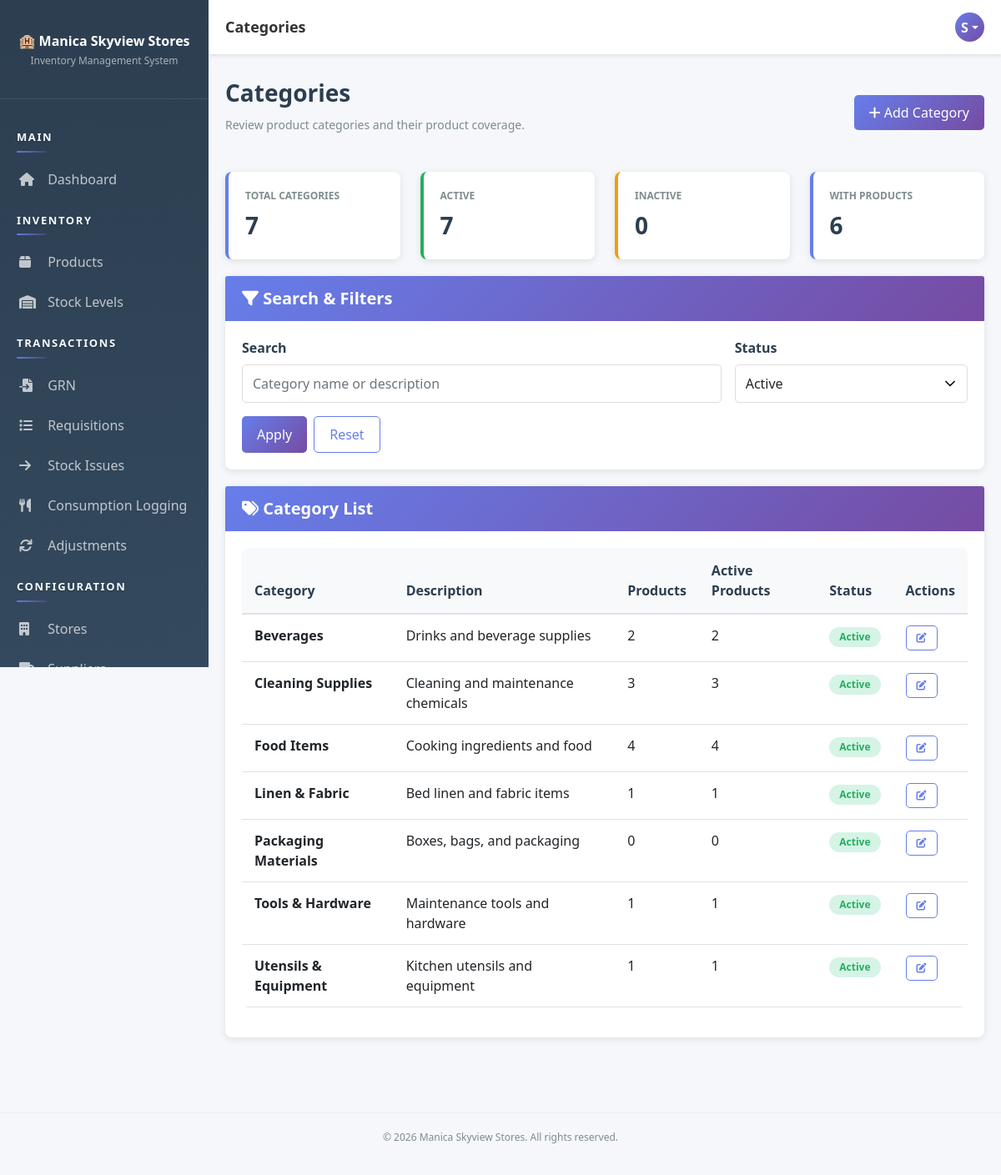
Before: /pages/categories/index.php (signed in) with the older database file.
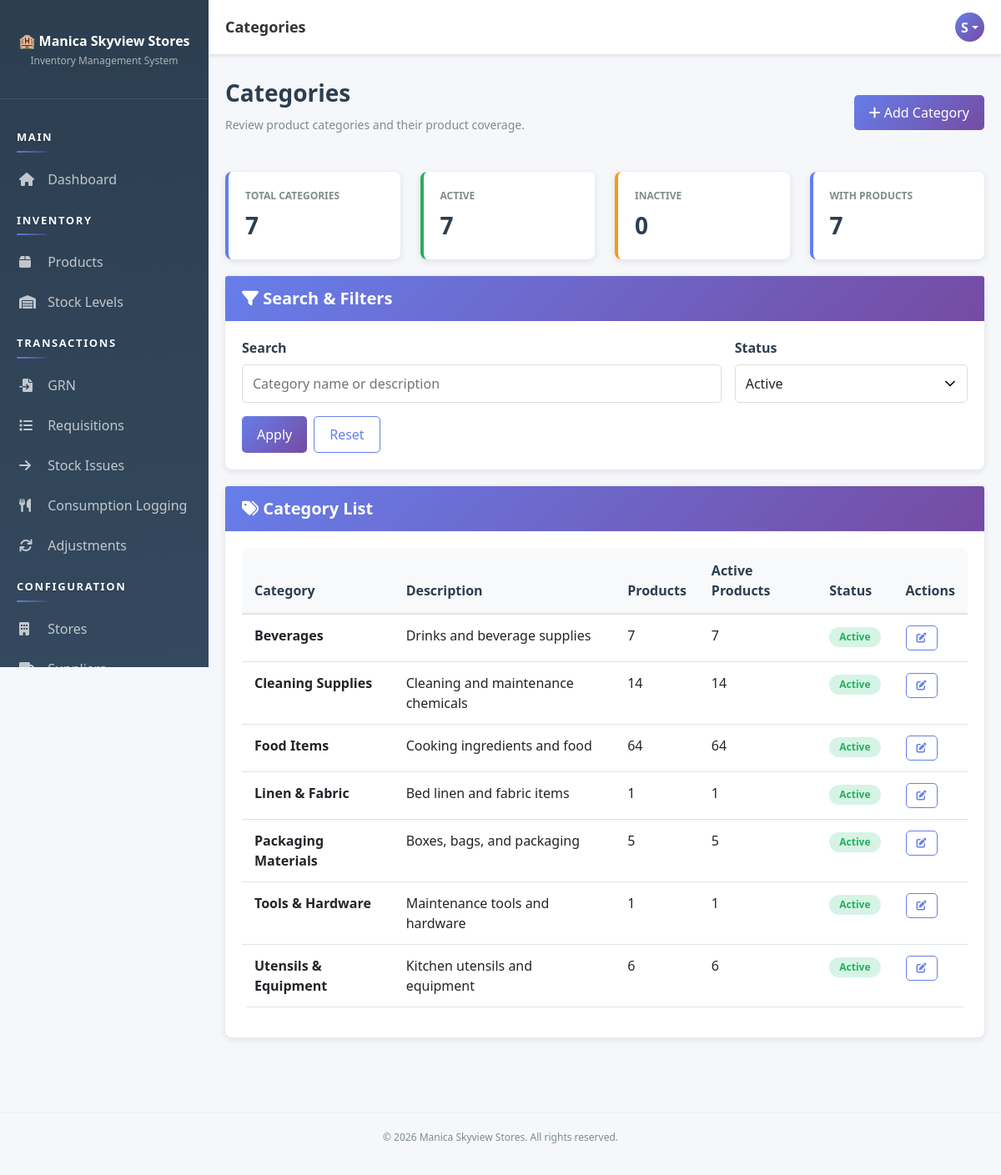
After: the same page with the newer database file.
### tables this page shows
CREATE TABLE `categories` (
  `category_id` int(11) NOT NULL AUTO_INCREMENT,
  `category_name` varchar(100) NOT NULL,
  `description` text DEFAULT NULL,
  `status` enum('active','inactive') DEFAULT 'active',
  `created_at` timestamp NOT NULL DEFAULT current_timestamp(),
  PRIMARY KEY (`category_id`)
);

### app/bootstrap.php (called while the page is built, shortened)
<?php
function autoload($class) {
    $paths = [
        __DIR__ . '/helpers/' . $class . '.php',
        __DIR__ . '/models/' . $class . '.php',
        __DIR__ . '/controllers/' . $class . '.php'
    ];
    foreach ($paths as $path) {
        if (file_exists($path)) {
            return;
        }
    }
}
function isAuthenticated() {
    $auth = new Auth();
    return $auth->isLoggedIn() && $auth->checkSessionTimeout();
}
function getCurrentUser() {
    if (isAuthenticated()) {
        $db = Database::getInstance()->getConnection();
        $userId = $_SESSION['user_id'];
        $sql = "SELECT u.*, r.role_name FROM users u
                JOIN roles r ON u.role_id = r.role_id
                WHERE u.user_id = ?";
        $stmt = $db->prepare($sql);
        $stmt->bind_param('i', $userId);
        $stmt->execute();
        return $stmt->get_result()->fetch_assoc();
    }
    return null;
}
function getDefaultRolePermissions() {
    return [
        'Admin' => ['*'],
        'Storekeeper' => [
            'dashboard.view', 'products.*', 'stores.view', 'stores.create', 'stores.edit', 'departments.view', 'departments.create', 'departments.edit', 'categories.view', 'categories.create', 'categories.edit', 'suppliers.*', 'stock.view',
            'grn.*', 'requisition.view', 'requisition.create',
            'stock-issues.*', 'adjustments.view', 'adjustments.create', 'reports.view'
        ],
        'Manager' => [
            'dashboard.view', 'stores.view', 'stores.create', 'stores.edit', 'departments.view', 'departments.create', 'departments.edit', 'categories.view', 'categories.create', 'categories.edit', 'stock.view', 'grn.view', 'grn.verify',
            'requisition.view', 'requisition.approve', 'requisition.reject',
            'stock-issues.view', 'stock-issues.create', 'adjustments.view', 'adjustments.create', 'adjustments.approve', 'reports.view', 'audit.view', 'settings.view'
        ],
        'Accounts' => ['dashboard.view', 'stores.view', 'departments.view', 'categories.view', 'stock.view', 'adjustments.view', 'reports.view'],
        'Kitchen' => ['dashboard.view', 'stock.view', 'requisition.view', 'requisition.create'],
        'Bar' => ['dashboard.view', 'stock.view', 'requisition.view', 'requisition.create'],
        'Housekeeping' => ['dashboard.view', 'stock.view', 'requisition.view', 'requisition.create'],
        'Maintenance' => ['dashboard.view', 'stock.view', 'requisition.view', 'requisition.create']
    ];
}
function getRolePermissionOverrides() {
    $overrides = [];
    try {
        $db = Database::getInstance()->getConnection();
        $result = $db->query("SELECT role_name, permission, is_allowed FROM role_permission_overrides");
    } catch (Throwable $e) {
        if (APP_DEBUG) {
            error_log('Permission override read warning: ' . $e->getMessage());
        }
    }
    return $overrides;
}
function getRolePermissions() {
    $defaults = getDefaultRolePermissions();
    $overrides = getRolePermissionOverrides();
    foreach ($defaults as $role => $permissions) {
        $allow = $overrides[$role]['allow'] ?? [];
        $effective = array_values(array_unique(array_merge($permissions, $allow)));
        $defaults[$role] = $effective;
    }
    return $defaults;
}
function can($permission) {
    $user = getCurrentUser();
    $role = $user['role_name'] ?? '';
    $overrides = getRolePermissionOverrides();
    $denied = $overrides[$role]['deny'] ?? [];
    $parts = explode('.', $permission, 2);
    if (count($parts) === 2) {
        $moduleWildcard = $parts[0] . '.*';
    }
    $matrix = getRolePermissions();
    $granted = $matrix[$role] ?? [];
    if (in_array('*', $granted, true)) {
        return true;
    }
    return false;
}

### app/helpers/Database.php (called while the page is built, shortened)
<?php
class Database {
    private static $instance = null;
    private $connection = null;
    private function __construct() {
        try {
            $this->connection = new mysqli(DB_HOST, DB_USER, DB_PASS, DB_NAME);
            $this->connection->set_charset('utf8mb4');
        } catch (Exception $e) {
            die('Error: ' . $e->getMessage());
        }
    }
    public static function getInstance() {
        if (self::$instance === null) {
            self::$instance = new Database();
        }
        return self::$instance;
    }
    public function getConnection() {
        return $this->connection;
    }
}

### app/controllers/Controller.php (called while the page is built, shortened)
<?php
class Controller {
    protected $db;
    public function __construct() {
        $this->db = Database::getInstance()->getConnection();
        $this->loadCurrentUser();
    }
    protected function loadCurrentUser() {
        if (isset($_SESSION['user_id'])) {
            $sql = "SELECT u.*, r.role_name FROM users u
                    JOIN roles r ON u.role_id = r.role_id
                    WHERE u.user_id = ?";
            $stmt = $this->db->prepare($sql);
            $stmt->bind_param('i', $_SESSION['user_id']);
            $stmt->execute();
            $this->currentUser = $stmt->get_result()->fetch_assoc();
        }
    }
}

### app/controllers/CategoryController.php (called while the page is built, shortened)
<?php
class CategoryController extends Controller {
    public function __construct() {
        parent::__construct();
    }
    public function getCategories($filters = []) {
        $sql = "
            SELECT
                c.category_id,
                c.category_name,
                c.description,
                c.status,
                c.created_at,
                COUNT(DISTINCT p.product_id) AS products_count,
                COALESCE(SUM(CASE WHEN p.status = 'active' THEN 1 ELSE 0 END), 0) AS active_products
            FROM categories c
            LEFT JOIN products p ON c.category_id = p.category_id
            WHERE 1 = 1
        ";
        $types = '';
        $params = [];
        $status = $filters['status'] ?? 'active';
        if (in_array($status, ['active', 'inactive'], true)) {
            $sql .= " AND c.status = ?";
            $types .= 's';
            $params[] = $status;
        }
        $sql .= " GROUP BY c.category_id ORDER BY c.category_name ASC";
        if ($types !== '') {
            $stmt = $this->db->prepare($sql);
            $stmt->bind_param($types, ...$params);
            $stmt->execute();
            return $stmt->get_result()->fetch_all(MYSQLI_ASSOC);
        }
        return $this->db->query($sql)->fetch_all(MYSQLI_ASSOC);
    }
    public function getStats() {
        $stats = [
            'active' => 0,
            'inactive' => 0,
            'total' => 0,
            'with_products' => 0
        ];
        $statusResult = $this->db->query("SELECT status, COUNT(*) AS c FROM categories GROUP BY status");
        while ($row = $statusResult->fetch_assoc()) {
            if ($row['status'] === 'active') {
                $stats['active'] = (int)$row['c'];
            }
            $stats['total'] += (int)$row['c'];
        }
        $withProductsSql = "
            SELECT COUNT(*) AS c
            FROM (
                SELECT c.category_id
                FROM categories c
                JOIN products p ON c.category_id = p.category_id
                GROUP BY c.category_id
            ) t
        ";
        $withProductsResult = $this->db->query($withProductsSql);
        if ($withProductsResult) {
            $stats['with_products'] = (int)($withProductsResult->fetch_assoc()['c'] ?? 0);
        }
        return $stats;
    }
}

### app/helpers/Auth.php (called while the page is built, shortened)
<?php
class Auth {
    public function __construct() {
        $this->db = Database::getInstance()->getConnection();
    }
    private function ensurePasswordResetTable() {
        $sql = "CREATE TABLE IF NOT EXISTS password_reset_tokens (
            token_id INT PRIMARY KEY AUTO_INCREMENT,
            user_id INT NOT NULL,
            token_hash VARCHAR(64) NOT NULL,
            expires_at DATETIME NOT NULL,
            used_at DATETIME NULL,
            created_at TIMESTAMP DEFAULT CURRENT_TIMESTAMP,
            FOREIGN KEY (user_id) REFERENCES users(user_id) ON DELETE CASCADE,
            INDEX idx_reset_token_hash (token_hash),
            INDEX idx_reset_token_user (user_id),
            INDEX idx_reset_token_expires (expires_at)
        )";
    }
    public function isLoggedIn() {
        return isset($_SESSION['user_id']);
    }
    public function checkSessionTimeout() {
        return true;
    }
}

### pages/categories/index.php (the view, shortened to what the changed rows need)
<?php
require_once __DIR__ . '/../../app/bootstrap.php';
$controller = new CategoryController();
$filters = [
    'q' => trim($_GET['q'] ?? ''),
    'status' => $_GET['status'] ?? 'active'
];
$categories = $controller->getCategories($filters);
$stats = $controller->getStats();
include __DIR__ . '/../../app/views/layout-header.php';
?>
<div class="page-header d-flex justify-content-between align-items-center">
    <div>
        <h1>Categories</h1>
    </div>
</div>
<div class="row">
    <div class="col-md-3">
        <div class="stat-card">
            <div class="stat-label">Total Categories</div>
            <div class="stat-value"><?php echo (int)$stats['total']; ?></div>
        </div>
    </div>
    <div class="col-md-3">
        <div class="stat-card success">
            <div class="stat-label">Active</div>
            <div class="stat-value"><?php echo (int)$stats['active']; ?></div>
        </div>
    </div>
    <div class="col-md-3">
        <div class="stat-card">
            <div class="stat-label">With Products</div>
            <div class="stat-value"><?php echo (int)$stats['with_products']; ?></div>
        </div>
    </div>
</div>
<div class="card">
    <div class="card-body">
        <?php if (!empty($categories)): ?>
            <div class="table-responsive">
                <table class="table table-sm">
                    <thead>
                        <tr>
                            <th>Category</th>
                            <th>Description</th>
                            <th>Products</th>
                            <th>Active Products</th>
                            <th>Status</th>
                            <th>Actions</th>
                        </tr>
                    </thead>
                    <tbody>
                        <?php foreach ($categories as $category): ?>
                            <tr>
                                <td><strong><?php echo htmlspecialchars($category['category_name']); ?></strong></td>
                                <td><?php echo htmlspecialchars($category['description'] ?: '-'); ?></td>
                                <td><?php echo (int)$category['products_count']; ?></td>
                                <td><?php echo (int)$category['active_products']; ?></td>
                                <td>
                                    <span class="badge badge-<?php echo $category['status'] === 'active' ? 'success' : 'warning'; ?>">
                                        <?php echo htmlspecialchars(ucfirst($category['status'])); ?>
                                    </span>
                                </td>
                                <td>
                                    <?php if (can('categories.edit')): ?>
                                        <a class="btn btn-sm btn-outline-primary" href="<?php echo SITE_URL; ?>pages/categories/edit.php?id=<?php echo (int)$category['category_id']; ?>">
                                            <i class="fas fa-edit"></i>
                                        </a>
                                    <?php else: ?>
                                        <span class="text-muted">-</span>
                                    <?php endif; ?>
                                </td>
                            </tr>
                        <?php endforeach; ?>
                    </tbody>
                </table>
            </div>
        <?php else: ?>
            <div class="alert alert-info mb-0">No categories found for the selected filters.</div>
        <?php endif; ?>
    </div>
</div>
<?php include __DIR__ . '/../../app/views/layout-footer.php'; ?>

Changed rows visible on the page:
removed categories: category_id "7", category_name "Packaging Materials", description "Boxes, bags, and packaging", products_count "0", active_products "0", status "Active"
changed categories "Beverages": products_count "2" → "7"; active_products "2" → "7"
changed categories "Cleaning Supplies": products_count "3" → "14"; active_products "3" → "14"
changed categories "Food Items": products_count "4" → "64"; active_products "4" → "64"
added categories: category_name "Packaging Materials", description "Boxes, bags, and packaging", products_count "5", active_products "5", status "Active"
changed categories "Utensils & Equipment": products_count "1" → "6"; active_products "1" → "6"
Other visible differences:
$stats['total']: (not shown) → "7"
$stats['active']: (not shown) → "7"
$stats['with_products']: "6" → "7"
